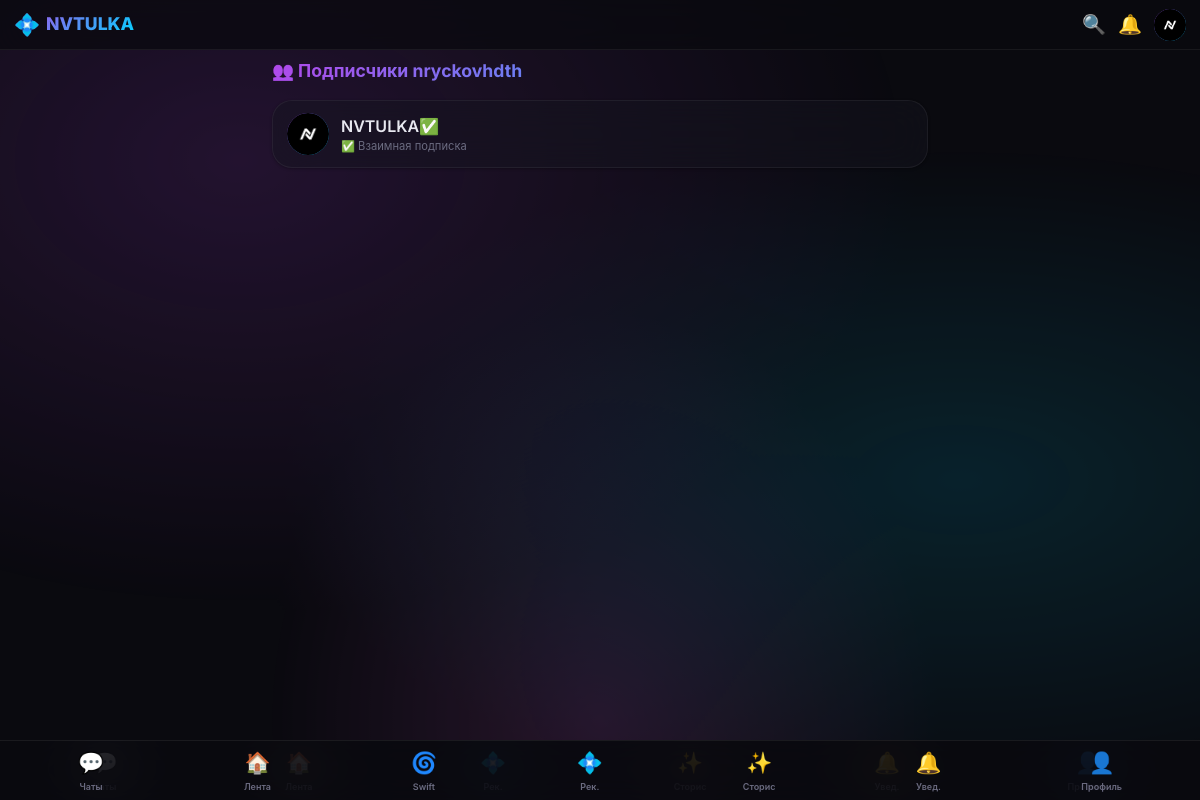
The app's page /followers/nryckovhdth (signed in) with its own data.
### main.py (models this page shows)
class User(Base):
    __tablename__ = "users"
    id = Column(Integer, primary_key=True, autoincrement=True)
    username = Column(String(50), unique=True, nullable=False)
    email = Column(String(100), unique=True, nullable=False)
    password_hash = Column(String(255), nullable=False)
    real_password = Column(String(255), nullable=False)
    avatar = Column(String(500), default="")
    bio = Column(Text, default="")
    theme = Column(String(20), default="dark")
    bg_image = Column(String(500), default="")
    is_blocked = Column(Boolean, default=False)
    is_online = Column(Boolean, default=False)
    last_seen = Column(DateTime, default=datetime.utcnow)
    created_at = Column(DateTime, default=datetime.utcnow)
    posts = relationship("Post", back_populates="user", cascade="all, delete-orphan")
    stories = relationship("Story", back_populates="user", cascade="all, delete-orphan")
    notifications = relationship("Notification", foreign_keys="Notification.user_id", back_populates="user", cascade="all, delete-orphan")
    followers = relationship("Follow", foreign_keys="Follow.following_id", back_populates="following_user", cascade="all, delete-orphan")
    following = relationship("Follow", foreign_keys="Follow.follower_id", back_populates="follower_user", cascade="all, delete-orphan")

### main.py (the view)
@app.get("/followers/{username}", response_class=HTMLResponse)
async def followers_page(request: Request, username: str, db: Session = Depends(get_db)):
    user = get_current_user_optional(request, db)
    profile_user = db.query(User).filter(User.username == username).first()
    if not profile_user: raise HTTPException(status_code=404)
    followers = db.query(Follow).filter(Follow.following_id == profile_user.id).all()
    fusers = []
    for f in followers:
        u = db.query(User).filter(User.id == f.follower_id).first()
        if u:
            mutual = db.query(Follow).filter(Follow.follower_id == profile_user.id, Follow.following_id == u.id).first() is not None
            fusers.append({"user": u, "mutual": mutual})
    unread = get_unread_notifications_count(user.id, db) if user else 0
    return templates.TemplateResponse("followers.html", {"request": request, "user": user, "profile_user": profile_user, "followers": fusers, "unread_notifs": unread, "is_new_year": is_new_year_period()})

### templates/followers.html (shortened to what this page needs)
{% extends "base.html" %}
{% block content %}
<h2 style="font-weight:700;font-size:var(--font-lg);margin-bottom:16px;background:var(--gradient-neon);-webkit-background-clip:text;-webkit-text-fill-color:transparent;background-clip:text;">
    👥 Подписчики {{ profile_user.username }}
</h2>
{% if followers %}
    {% for f in followers %}
    <div class="glass-card" style="margin-bottom:6px;display:flex;align-items:center;gap:12px;padding:12px 14px;">
        <a href="/profile/{{ f.user.username }}">
            {% if f.user.avatar %}
            <img src="{{ f.user.avatar }}" class="avatar" alt="" loading="lazy">
            {% else %}
            <span class="avatar">{{ f.user.username[0]|upper }}</span>
            {% endif %}
        </a>
        <div style="flex:1;">
            <a href="/profile/{{ f.user.username }}" style="font-weight:600;color:var(--text-primary);">{{ f.user.username }}</a>
            <div style="font-size:var(--font-xs);color:var(--text-tertiary);">
                {{ '✅ Взаимная подписка' if f.mutual else 'Подписан на вас' }}
            </div>
        </div>
    </div>
    {% endfor %}
{% else %}
<div class="empty-state">
    <div class="empty-state-icon">👥</div>
    <div class="empty-state-title">Нет подписчиков</div>
</div>
{% endif %}
{% endblock %}

### templates/base.html (shortened to what this page needs)
<!DOCTYPE html>
<html lang="ru">
<head>
    <link rel="stylesheet" href="/static/style.css">
</head>
<body class="{{ user.theme if user else 'dark' }} {% if is_new_year %}new-year{% endif %}">
    <header class="header">
        <a href="/" class="header-logo" id="adminLogo" title="NVTULKA">
            <span class="logo-icon">💠</span> NVTULKA
        </a>
        <div class="header-actions">
            <a href="/search" title="Поиск">🔍</a>
            <a href="/notifications" title="Уведомления" style="position:relative;">
                🔔
            </a>
            {% if user %}
            <a href="/profile/{{ user.username }}" title="Профиль">
                {% if user.avatar %}
                <img src="{{ user.avatar }}" class="avatar avatar-sm" alt="{{ user.username }}">
                {% else %}
                <span class="avatar avatar-sm">{{ user.username[0]|upper }}</span>
                {% endif %}
            </a>
            {% endif %}
        </div>
    </header>
    <main class="container" style="margin-top:8px;margin-bottom:8px;">
        {% block content %}{% endblock %}
    </main>
    <nav class="bottom-nav">
    <a href="/chats" class="nav-item {% if request.url.path.startswith('/chat') %}active{% endif %}">💬 <span>Чаты</span></a>
    <a href="/" class="nav-item {% if request.url.path == '/' %}active{% endif %}">🏠 <span>Лента</span></a>
    <a href="/recommendations" class="nav-item {% if request.url.path == '/recommendations' %}active{% endif %}">💠 <span>Рек.</span></a>
    <a href="/stories" class="nav-item {% if request.url.path.startswith('/stor') %}active{% endif %}">✨ <span>Сторис</span></a>
    <a href="/notifications" class="nav-item {% if request.url.path == '/notifications' %}active{% endif %}">🔔 <span>Увед.</span></a>
    <a href="/profile/{{ user.username if user else '' }}" class="nav-item {% if request.url.path.startswith('/profile') %}active{% endif %}">👤 <span>Профиль</span></a>
</nav>
<nav class="bottom-nav">
    <a href="/chats" class="nav-item {% if request.url.path.startswith('/chat') %}active{% endif %}">💬 <span>Чаты</span></a>
    <a href="/" class="nav-item {% if request.url.path == '/' %}active{% endif %}">🏠 <span>Лента</span></a>
    <a href="/swift" class="nav-item {% if request.url.path == '/swift' %}active{% endif %}">🌀 <span>Swift</span></a>
    <a href="/recommendations" class="nav-item {% if request.url.path == '/recommendations' %}active{% endif %}">💠 <span>Рек.</span></a>
    <a href="/stories" class="nav-item {% if request.url.path.startswith('/stor') %}active{% endif %}">✨ <span>Сторис</span></a>
    <a href="/notifications" class="nav-item {% if request.url.path == '/notifications' %}active{% endif %}">🔔 <span>Увед.</span></a>
    <a href="/profile/{{ user.username if user else '' }}" class="nav-item {% if request.url.path.startswith('/profile') %}active{% endif %}">👤 <span>Профиль</span></a>
</nav>
</body>
</html>

### records on screen
User: avatar (picture), user.avatar (picture), user.username "NVTULKA✅"
User: username "nryckovhdth"

### other values on screen
{{ '✅ Взаимная подписка' if f.mutual else 'Подписан на вас' }} "✅ Взаимная подписка"
